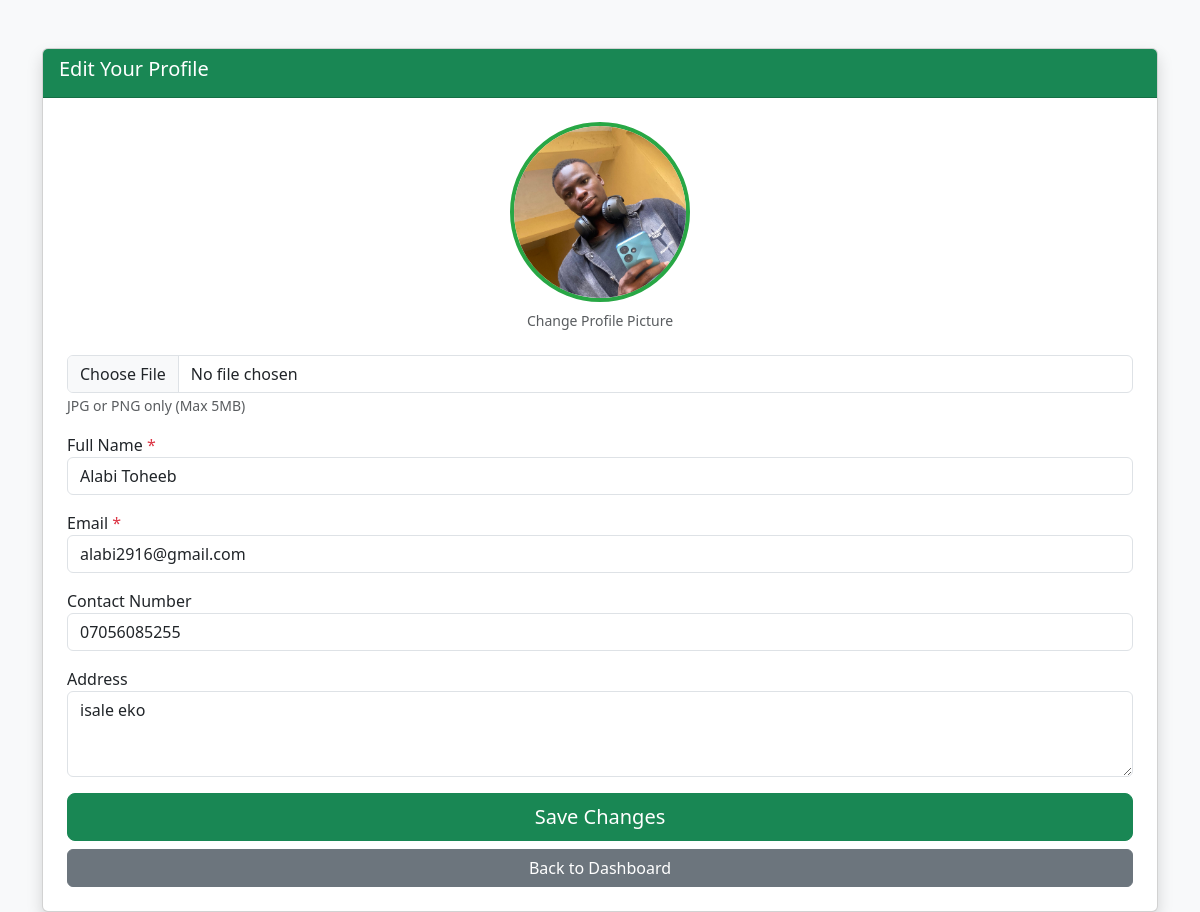
Before: /student/edit_profile.php (signed in) with the older database file.
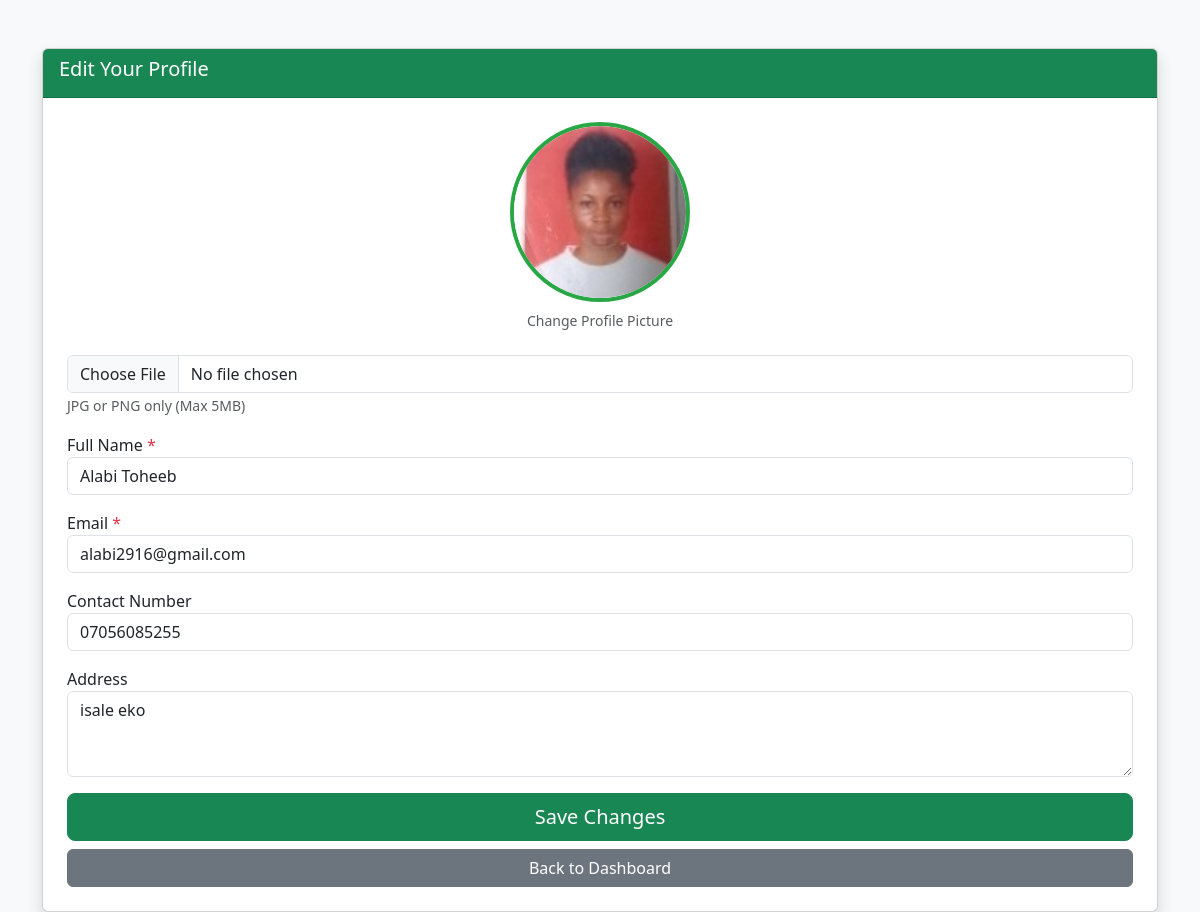
After: the same page with the newer database file.
### tables this page shows
CREATE TABLE IF NOT EXISTS `students` (
  `id` int NOT NULL AUTO_INCREMENT,
  `matric_no` varchar(20) DEFAULT NULL,
  `name` varchar(150) NOT NULL,
  `email` varchar(150) DEFAULT NULL,
  `contact` varchar(50) DEFAULT NULL,
  `session` varchar(20) NOT NULL,
  `address` text,
  `department_id` int NOT NULL,
  `password_hash` varchar(255) NOT NULL,
  `role` enum('student') DEFAULT 'student',
  `passport` varchar(255) DEFAULT NULL,
  `level` varchar(10) DEFAULT NULL,
  `nd_type` varchar(10) DEFAULT NULL,
  `pair_id` int DEFAULT NULL,
  `supervisor` varchar(100) DEFAULT NULL,
  `project_title` varchar(255) DEFAULT NULL,
  `approved` tinyint(1) DEFAULT '0',
  `created_at` timestamp NULL DEFAULT CURRENT_TIMESTAMP,
  PRIMARY KEY (`id`),
  UNIQUE KEY `matric_no` (`matric_no`),
  KEY `idx_matric_no` (`matric_no`),
  KEY `idx_email` (`email`),
  KEY `idx_pair` (`pair_id`)
);

### student/edit_profile.php (the view, shortened to what this page needs)
<?php
require_once '../includes/config.php';
$user_id = $_SESSION['user_id'];
$stmt = $pdo->prepare("SELECT * FROM students WHERE id = ?");
$stmt->execute([$user_id]);
$student = $stmt->fetch();
?>
<!DOCTYPE html>
<html lang="en">
<head>
    <link href="https://cdn.jsdelivr.net/npm/bootstrap@5.3.3/dist/css/bootstrap.min.css" rel="stylesheet">
</head>
<body class="bg-light">
<div class="container mt-5">
    <div class="card shadow">
        <div class="card-header bg-success text-white">
            <h5>Edit Your Profile</h5>
        </div>
        <div class="card-body p-4">
            <form method="POST" enctype="multipart/form-data">
                <div class="text-center mb-4">
                    <?php if (!empty($student['passport'])): ?>
                        <img src="uploads/passports/<?= htmlspecialchars($student['passport']) ?>"
                             class="passport-preview mb-2" alt="Current Photo">
                    <?php else: ?>
                        <div class="passport-preview bg-secondary d-flex align-items-center justify-content-center text-white fs-1 mb-2">
                            👤
                        </div>
                    <?php endif; ?>
                    <p class="small text-muted">Change Profile Picture</p>
                </div>
                <div class="mb-3">
                    <input type="file" name="passport" class="form-control" accept="image/jpeg,image/png">
                    <small class="text-muted">JPG or PNG only (Max 5MB)</small>
                </div>
                <div class="mb-3">
                    <label>Full Name <span class="text-danger">*</span></label>
                    <input type="text" name="name" class="form-control" value="<?= htmlspecialchars($student['name']) ?>" required>
                </div>
                <div class="mb-3">
                    <label>Email <span class="text-danger">*</span></label>
                    <input type="email" name="email" class="form-control" value="<?= htmlspecialchars($student['email']) ?>" required>
                </div>
                <div class="mb-3">
                    <label>Contact Number</label>
                    <input type="text" name="contact" class="form-control" value="<?= htmlspecialchars($student['contact'] ?? '') ?>">
                </div>
                <div class="mb-3">
                    <label>Address</label>
                    <textarea name="address" class="form-control" rows="3"><?= htmlspecialchars($student['address'] ?? '') ?></textarea>
                </div>
                <button type="submit" class="btn btn-success btn-lg w-100">Save Changes</button>
                <a href="student_dashboard.php" class="btn btn-secondary w-100 mt-2">Back to Dashboard</a>
            </form>
        </div>
    </div>
</div>
</body>
</html>

Changed rows visible on the page:
changed students "Alabi Toheeb": passport: a different picture
